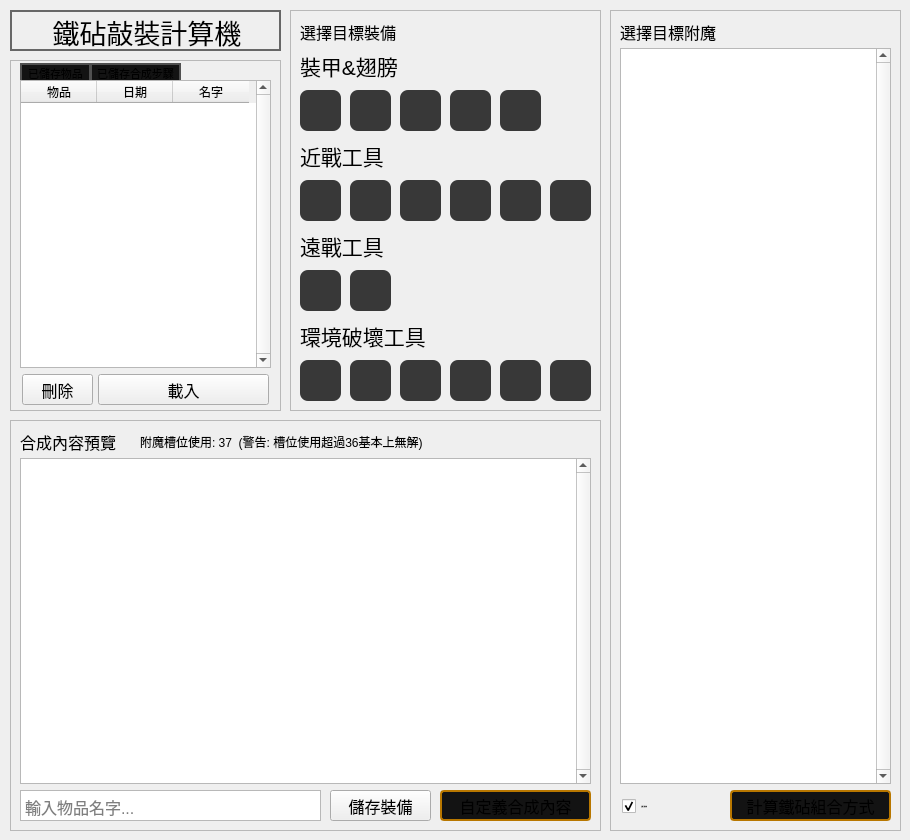
  <widget class="QWidget" name="centralWidget">
   <widget class="QLabel" name="titleLabel">
    <property name="enabled">
     <bool>true</bool>
    </property>
    <property name="geometry">
     <rect>
      <x>10</x>
      <y>10</y>
      <width>271</width>
      <height>41</height>
     </rect>
    </property>
    <property name="styleSheet">
     <string notr="true">QLabel {
    border: 2px solid #676767;
}
QLabel:disabled{
	border: 2px solid #2f2f2f;
	color: #676767;
}</string>
    </property>
    <property name="text">
     <string>&lt;html&gt;&lt;head/&gt;&lt;body&gt;&lt;p align=&quot;center&quot;&gt;&lt;span style=&quot; font-size:20pt;&quot;&gt;鐵砧敲裝計算機&lt;/span&gt;&lt;/p&gt;&lt;/body&gt;&lt;/html&gt;</string>
    </property>
   </widget>
   <widget class="QFrame" name="newEquFrame">
    <property name="enabled">
     <bool>true</bool>
    </property>
    <property name="geometry">
     <rect>
      <x>290</x>
      <y>10</y>
      <width>311</width>
      <height>401</height>
     </rect>
    </property>
    <property name="styleSheet">
     <string notr="true">QPushButton {
    background-color: #383838;
    color: #FFFFFF;
    border-radius: 8px;
	border: 0px solid #505050;
}QPushButton:hover {
	background-color: #767676
}

QPushButton[chosenOne=true]{
    background-color: #51514D;
    color: #FFFFFF;
	border: 2px solid #D87700;
}QPushButton[chosenOne=true]:hover {
	background-color: #AAAAAA;
	border: 2px solid #FFAA00;
}</string>
    </property>
    <property name="frameShape">
     <enum>QFrame::StyledPanel</enum>
    </property>
    <property name="frameShadow">
     <enum>QFrame::Raised</enum>
    </property>
    <widget class="QLabel" name="armorAndWingLabel">
     <property name="geometry">
      <rect>
       <x>10</x>
       <y>40</y>
       <width>111</width>
       <height>31</height>
      </rect>
     </property>
     <property name="text">
      <string>&lt;html&gt;&lt;head/&gt;&lt;body&gt;&lt;p&gt;&lt;span style=&quot; font-size:16pt;&quot;&gt;裝甲&amp;amp;翅膀&lt;/span&gt;&lt;/p&gt;&lt;/body&gt;&lt;/html&gt;</string>
     </property>
    </widget>
    <widget class="QLabel" name="newEquTitleLabel">
     <property name="geometry">
      <rect>
       <x>10</x>
       <y>10</y>
       <width>111</width>
       <height>23</height>
      </rect>
     </property>
     <property name="text">
      <string>&lt;html&gt;&lt;head/&gt;&lt;body&gt;&lt;p&gt;&lt;span style=&quot; font-size:12pt;&quot;&gt;選擇目標裝備&lt;/span&gt;&lt;/p&gt;&lt;/body&gt;&lt;/html&gt;</string>
     </property>
    </widget>
    <widget class="QLabel" name="meleeLabel">
     <property name="geometry">
      <rect>
       <x>10</x>
       <y>130</y>
       <width>95</width>
       <height>31</height>
      </rect>
     </property>
     <property name="text">
      <string>&lt;html&gt;&lt;head/&gt;&lt;body&gt;&lt;p&gt;&lt;span style=&quot; font-size:16pt;&quot;&gt;近戰工具&lt;/span&gt;&lt;/p&gt;&lt;/body&gt;&lt;/html&gt;</string>
     </property>
    </widget>
    <widget class="QLabel" name="rangeLabel">
     <property name="geometry">
      <rect>
       <x>10</x>
       <y>220</y>
       <width>95</width>
       <height>31</height>
      </rect>
     </property>
     <property name="text">
      <string>&lt;html&gt;&lt;head/&gt;&lt;body&gt;&lt;p&gt;&lt;span style=&quot; font-size:16pt;&quot;&gt;遠戰工具&lt;/span&gt;&lt;/p&gt;&lt;/body&gt;&lt;/html&gt;</string>
     </property>
    </widget>
    <widget class="QLabel" name="miningToolLabel">
     <property name="geometry">
      <rect>
       <x>10</x>
       <y>310</y>
       <width>136</width>
       <height>31</height>
      </rect>
     </property>
     <property name="text">
      <string>&lt;html&gt;&lt;head/&gt;&lt;body&gt;&lt;p&gt;&lt;span style=&quot; font-size:16pt;&quot;&gt;環境破壞工具&lt;/span&gt;&lt;/p&gt;&lt;/body&gt;&lt;/html&gt;</string>
     </property>
    </widget>
    <widget class="QPushButton" name="hatB">
     <property name="geometry">
      <rect>
       <x>10</x>
       <y>80</y>
       <width>41</width>
       <height>41</height>
      </rect>
     </property>
     <property name="focusPolicy">
      <enum>Qt::NoFocus</enum>
     </property>
     <property name="toolTip">
      <string>帽子給我好嗎?</string>
     </property>
     <property name="toolTipDuration">
      <number>-1</number>
     </property>
     <property name="text">
      <string/>
     </property>
     <property name="icon">
      <iconset resource="../hmmm.qrc">
       <normaloff>:/armors/icons/helmet.webp</normaloff>:/armors/icons/helmet.webp</iconset>
     </property>
     <property name="iconSize">
      <size>
       <width>32</width>
       <height>32</height>
      </size>
     </property>
     <property name="chosenOne" stdset="0">
      <bool>false</bool>
     </property>
    </widget>
    <widget class="QPushButton" name="clothB">
     <property name="geometry">
      <rect>
       <x>60</x>
       <y>80</y>
       <width>41</width>
       <height>41</height>
      </rect>
     </property>
     <property name="focusPolicy">
      <enum>Qt::NoFocus</enum>
     </property>
     <property name="toolTip">
      <string>甲(甲)</string>
     </property>
     <property name="text">
      <string/>
     </property>
     <property name="icon">
      <iconset resource="../hmmm.qrc">
       <normaloff>:/armors/icons/chestplate.png</normaloff>:/armors/icons/chestplate.png</iconset>
     </property>
     <property name="iconSize">
      <size>
       <width>32</width>
       <height>32</height>
      </size>
     </property>
     <property name="chosenOne" stdset="0">
      <bool>false</bool>
     </property>
    </widget>
    <widget class="QPushButton" name="pantsB">
     <property name="geometry">
      <rect>
       <x>110</x>
       <y>80</y>
       <width>41</width>
       <height>41</height>
      </rect>
     </property>
     <property name="focusPolicy">
      <enum>Qt::NoFocus</enum>
     </property>
     <property name="toolTip">
      <string>太褲了!</string>
     </property>
     <property name="text">
      <string/>
     </property>
     <property name="icon">
      <iconset resource="../hmmm.qrc">
       <normaloff>:/armors/icons/leggings.webp</normaloff>:/armors/icons/leggings.webp</iconset>
     </property>
     <property name="iconSize">
      <size>
       <width>32</width>
       <height>32</height>
      </size>
     </property>
     <property name="chosenOne" stdset="0">
      <bool>false</bool>
     </property>
    </widget>
    <widget class="QPushButton" name="shoesB">
     <property name="geometry">
      <rect>
       <x>160</x>
       <y>80</y>
       <width>41</width>
       <height>41</height>
      </rect>
     </property>
     <property name="focusPolicy">
      <enum>Qt::NoFocus</enum>
     </property>
     <property name="toolTip">
      <string>這啥鞋門玩意</string>
     </property>
     <property name="text">
      <string/>
     </property>
     <property name="icon">
      <iconset resource="../hmmm.qrc">
       <normaloff>:/armors/icons/boots.webp</normaloff>:/armors/icons/boots.webp</iconset>
     </property>
     <property name="iconSize">
      <size>
       <width>32</width>
       <height>32</height>
      </size>
     </property>
     <property name="chosenOne" stdset="0">
      <bool>false</bool>
     </property>
    </widget>
    <widget class="QPushButton" name="wingB">
     <property name="geometry">
      <rect>
       <x>210</x>
       <y>80</y>
       <width>41</width>
       <height>41</height>
      </rect>
     </property>
     <property name="focusPolicy">
      <enum>Qt::NoFocus</enum>
     </property>
     <property name="toolTip">
      <string>看起來像蟑螂翅膀...</string>
     </property>
     <property name="text">
      <string/>
     </property>
     <property name="icon">
      <iconset resource="../hmmm.qrc">
       <normaloff>:/armors/icons/elytra.png</normaloff>:/armors/icons/elytra.png</iconset>
     </property>
     <property name="iconSize">
      <size>
       <width>32</width>
       <height>32</height>
      </size>
     </property>
     <property name="chosenOne" stdset="0">
      <bool>false</bool>
     </property>
    </widget>
    <widget class="QPushButton" name="maceB">
     <property name="geometry">
      <rect>
       <x>160</x>
       <y>170</y>
       <width>41</width>
       <height>41</height>
      </rect>
     </property>
     <property name="focusPolicy">
      <enum>Qt::NoFocus</enum>
     </property>
     <property name="toolTip">
      <string>湯格斯特塊在棍子上!</string>
     </property>
     <property name="text">
      <string/>
     </property>
     <property name="icon">
      <iconset resource="../hmmm.qrc">
       <normaloff>:/melee/icons/mace.webp</normaloff>:/melee/icons/mace.webp</iconset>
     </property>
     <property name="iconSize">
      <size>
       <width>32</width>
       <height>32</height>
      </size>
     </property>
     <property name="chosenOne" stdset="0">
      <bool>false</bool>
     </property>
    </widget>
    <widget class="QPushButton" name="tridentB">
     <property name="geometry">
      <rect>
       <x>210</x>
       <y>170</y>
       <width>41</width>
       <height>41</height>
      </rect>
     </property>
     <property name="focusPolicy">
      <enum>Qt::NoFocus</enum>
     </property>
     <property name="toolTip">
      <string>這麼大的叉子是要用來吃什麼...</string>
     </property>
     <property name="text">
      <string/>
     </property>
     <property name="icon">
      <iconset resource="../hmmm.qrc">
       <normaloff>:/melee/icons/trident.webp</normaloff>:/melee/icons/trident.webp</iconset>
     </property>
     <property name="iconSize">
      <size>
       <width>32</width>
       <height>32</height>
      </size>
     </property>
     <property name="chosenOne" stdset="0">
      <bool>false</bool>
     </property>
    </widget>
    <widget class="QPushButton" name="swordB">
     <property name="geometry">
      <rect>
       <x>10</x>
       <y>170</y>
       <width>41</width>
       <height>41</height>
      </rect>
     </property>
     <property name="focusPolicy">
      <enum>Qt::NoFocus</enum>
     </property>
     <property name="toolTip">
      <string>近戰用的ㄇ 好像是</string>
     </property>
     <property name="text">
      <string/>
     </property>
     <property name="icon">
      <iconset resource="../hmmm.qrc">
       <normaloff>:/melee/icons/sword.png</normaloff>:/melee/icons/sword.png</iconset>
     </property>
     <property name="iconSize">
      <size>
       <width>32</width>
       <height>32</height>
      </size>
     </property>
     <property name="chosenOne" stdset="0">
      <bool>false</bool>
     </property>
    </widget>
    <widget class="QPushButton" name="shieldB">
     <property name="geometry">
      <rect>
       <x>260</x>
       <y>170</y>
       <width>41</width>
       <height>41</height>
      </rect>
     </property>
     <property name="focusPolicy">
      <enum>Qt::NoFocus</enum>
     </property>
     <property name="toolTip">
      <string>不支援盾擊, 差評</string>
     </property>
     <property name="text">
      <string/>
     </property>
     <property name="icon">
      <iconset resource="../hmmm.qrc">
       <normaloff>:/melee/icons/shield.webp</normaloff>:/melee/icons/shield.webp</iconset>
     </property>
     <property name="iconSize">
      <size>
       <width>32</width>
       <height>32</height>
      </size>
     </property>
     <property name="chosenOne" stdset="0">
      <bool>false</bool>
     </property>
    </widget>
    <widget class="QPushButton" name="spearB">
     <property name="geometry">
      <rect>
       <x>110</x>
       <y>170</y>
       <width>41</width>
       <height>41</height>
      </rect>
     </property>
     <property name="focusPolicy">
      <enum>Qt::NoFocus</enum>
     </property>
     <property name="toolTip">
      <string>拿棍子戳人可能不是太新盈的主意...</string>
     </property>
     <property name="styleSheet">
      <string notr="true"/>
     </property>
     <property name="text">
      <string/>
     </property>
     <property name="icon">
      <iconset resource="../hmmm.qrc">
       <normaloff>:/melee/icons/spear.webp</normaloff>:/melee/icons/spear.webp</iconset>
     </property>
     <property name="iconSize">
      <size>
       <width>32</width>
       <height>32</height>
      </size>
     </property>
     <property name="chosenOne" stdset="0">
      <bool>false</bool>
     </property>
    </widget>
    <widget class="QPushButton" name="axeB1">
     <property name="geometry">
      <rect>
       <x>60</x>
       <y>170</y>
       <width>41</width>
       <height>41</height>
      </rect>
     </property>
     <property name="focusPolicy">
      <enum>Qt::NoFocus</enum>
     </property>
     <property name="toolTip">
      <string>俗話說: 人就和樹一樣</string>
     </property>
     <property name="text">
      <string/>
     </property>
     <property name="icon">
      <iconset resource="../hmmm.qrc">
       <normaloff>:/melee/icons/axe.png</normaloff>:/melee/icons/axe.png</iconset>
     </property>
     <property name="iconSize">
      <size>
       <width>32</width>
       <height>32</height>
      </size>
     </property>
     <property name="chosenOne" stdset="0">
      <bool>false</bool>
     </property>
    </widget>
    <widget class="QPushButton" name="crossbowB">
     <property name="geometry">
      <rect>
       <x>10</x>
       <y>260</y>
       <width>41</width>
       <height>41</height>
      </rect>
     </property>
     <property name="focusPolicy">
      <enum>Qt::NoFocus</enum>
     </property>
     <property name="toolTip">
      <string>十字弓 &gt;&gt;&gt;&gt; 弓(No bias)</string>
     </property>
     <property name="text">
      <string/>
     </property>
     <property name="icon">
      <iconset resource="../hmmm.qrc">
       <normaloff>:/range/icons/crossbow.webp</normaloff>:/range/icons/crossbow.webp</iconset>
     </property>
     <property name="iconSize">
      <size>
       <width>32</width>
       <height>32</height>
      </size>
     </property>
     <property name="chosenOne" stdset="0">
      <bool>false</bool>
     </property>
    </widget>
    <widget class="QPushButton" name="bowB">
     <property name="geometry">
      <rect>
       <x>60</x>
       <y>260</y>
       <width>41</width>
       <height>41</height>
      </rect>
     </property>
     <property name="focusPolicy">
      <enum>Qt::NoFocus</enum>
     </property>
     <property name="toolTip">
      <string>弓 &lt;&lt;&lt;&lt; 十字弓(No bias, really)</string>
     </property>
     <property name="text">
      <string/>
     </property>
     <property name="icon">
      <iconset resource="../hmmm.qrc">
       <normaloff>:/range/icons/bow.png</normaloff>:/range/icons/bow.png</iconset>
     </property>
     <property name="iconSize">
      <size>
       <width>32</width>
       <height>32</height>
      </size>
     </property>
     <property name="chosenOne" stdset="0">
      <bool>false</bool>
     </property>
    </widget>
    <widget class="QPushButton" name="hoeB">
     <property name="geometry">
      <rect>
       <x>160</x>
       <y>350</y>
       <width>41</width>
       <height>41</height>
      </rect>
     </property>
     <property name="focusPolicy">
      <enum>Qt::NoFocus</enum>
     </property>
     <property name="toolTip">
      <string>Your mom</string>
     </property>
     <property name="text">
      <string/>
     </property>
     <property name="icon">
      <iconset resource="../hmmm.qrc">
       <normaloff>:/tools/icons/hoe.png</normaloff>:/tools/icons/hoe.png</iconset>
     </property>
     <property name="iconSize">
      <size>
       <width>32</width>
       <height>32</height>
      </size>
     </property>
     <property name="chosenOne" stdset="0">
      <bool>false</bool>
     </property>
    </widget>
    <widget class="QPushButton" name="shearsB">
     <property name="geometry">
      <rect>
       <x>210</x>
       <y>350</y>
       <width>41</width>
       <height>41</height>
      </rect>
     </property>
     <property name="focusPolicy">
      <enum>Qt::NoFocus</enum>
     </property>
     <property name="toolTip">
      <string>(訊息內容經律師建議已消除)</string>
     </property>
     <property name="text">
      <string/>
     </property>
     <property name="icon">
      <iconset resource="../hmmm.qrc">
       <normaloff>:/tools/icons/shear.png</normaloff>:/tools/icons/shear.png</iconset>
     </property>
     <property name="iconSize">
      <size>
       <width>32</width>
       <height>32</height>
      </size>
     </property>
     <property name="chosenOne" stdset="0">
      <bool>false</bool>
     </property>
    </widget>
    <widget class="QPushButton" name="pickaxeB">
     <property name="geometry">
      <rect>
       <x>10</x>
       <y>350</y>
       <width>41</width>
       <height>41</height>
      </rect>
     </property>
     <property name="focusPolicy">
      <enum>Qt::NoFocus</enum>
     </property>
     <property name="toolTip">
      <string>雙頭鋤頭</string>
     </property>
     <property name="text">
      <string/>
     </property>
     <property name="icon">
      <iconset resource="../hmmm.qrc">
       <normaloff>:/tools/icons/pickaxe.png</normaloff>:/tools/icons/pickaxe.png</iconset>
     </property>
     <property name="iconSize">
      <size>
       <width>32</width>
       <height>32</height>
      </size>
     </property>
     <property name="chosenOne" stdset="0">
      <bool>false</bool>
     </property>
    </widget>
    <widget class="QPushButton" name="flientSteelB">
     <property name="geometry">
      <rect>
       <x>260</x>
       <y>350</y>
       <width>41</width>
       <height>41</height>
      </rect>
     </property>
     <property name="focusPolicy">
      <enum>Qt::NoFocus</enum>
     </property>
     <property name="toolTip">
      <string>其實這個也代表了刷子之類的(雜項類工具)</string>
     </property>
     <property name="text">
      <string/>
     </property>
     <property name="icon">
      <iconset resource="../hmmm.qrc">
       <normaloff>:/tools/icons/F&amp;C.webp</normaloff>:/tools/icons/F&amp;C.webp</iconset>
     </property>
     <property name="iconSize">
      <size>
       <width>32</width>
       <height>32</height>
      </size>
     </property>
     <property name="chosenOne" stdset="0">
      <bool>false</bool>
     </property>
    </widget>
    <widget class="QPushButton" name="shovelB">
     <property name="geometry">
      <rect>
       <x>110</x>
       <y>350</y>
       <width>41</width>
       <height>41</height>
      </rect>
     </property>
     <property name="focusPolicy">
      <enum>Qt::NoFocus</enum>
     </property>
     <property name="toolTip">
      <string>大湯匙應該配樓上的大叉子</string>
     </property>
     <property name="text">
      <string/>
     </property>
     <property name="icon">
      <iconset resource="../hmmm.qrc">
       <normaloff>:/tools/icons/shovel.webp</normaloff>:/tools/icons/shovel.webp</iconset>
     </property>
     <property name="iconSize">
      <size>
       <width>32</width>
       <height>32</height>
      </size>
     </property>
     <property name="chosenOne" stdset="0">
      <bool>false</bool>
     </property>
    </widget>
    <widget class="QPushButton" name="axeB2">
     <property name="geometry">
      <rect>
       <x>60</x>
       <y>350</y>
       <width>41</width>
       <height>41</height>
      </rect>
     </property>
     <property name="focusPolicy">
      <enum>Qt::NoFocus</enum>
     </property>
     <property name="toolTip">
      <string>前人種樹...</string>
     </property>
     <property name="text">
      <string/>
     </property>
     <property name="icon">
      <iconset resource="../hmmm.qrc">
       <normaloff>:/tools/icons/axe.png</normaloff>:/tools/icons/axe.png</iconset>
     </property>
     <property name="iconSize">
      <size>
       <width>32</width>
       <height>32</height>
      </size>
     </property>
     <property name="chosenOne" stdset="0">
      <bool>false</bool>
     </property>
    </widget>
   </widget>
   <widget class="QFrame" name="saveFrame">
    <property name="geometry">
     <rect>
      <x>10</x>
      <y>60</y>
      <width>271</width>
      <height>351</height>
     </rect>
    </property>
    <property name="styleSheet">
     <string notr="true"/>
    </property>
    <property name="frameShape">
     <enum>QFrame::StyledPanel</enum>
    </property>
    <property name="frameShadow">
     <enum>QFrame::Raised</enum>
    </property>
    <widget class="QPushButton" name="savedItemButton">
     <property name="geometry">
      <rect>
       <x>10</x>
       <y>3</y>
       <width>71</width>
       <height>20</height>
      </rect>
     </property>
     <property name="font">
      <font>
       <pointsize>8</pointsize>
      </font>
     </property>
     <property name="focusPolicy">
      <enum>Qt::NoFocus</enum>
     </property>
     <property name="styleSheet">
      <string notr="true">QPushButton{
	background-color: #131313;
	border-radius:0px;
	border: 2px solid #505050;
}
QPushButton:hover {
	background-color: #676767;
	border: 2px solid #878787;
}</string>
     </property>
     <property name="text">
      <string>已儲存物品</string>
     </property>
    </widget>
    <widget class="QPushButton" name="savedInstructionButton">
     <property name="geometry">
      <rect>
       <x>80</x>
       <y>3</y>
       <width>91</width>
       <height>20</height>
      </rect>
     </property>
     <property name="font">
      <font>
       <pointsize>8</pointsize>
      </font>
     </property>
     <property name="focusPolicy">
      <enum>Qt::NoFocus</enum>
     </property>
     <property name="styleSheet">
      <string notr="true">QPushButton{
	background-color: #131313;
	border-radius:0px;
	border: 2px solid #505050;
}
QPushButton:hover {
	background-color: #676767;
	border: 2px solid #878787;
}</string>
     </property>
     <property name="text">
      <string>已儲存合成步驟</string>
     </property>
    </widget>
    <widget class="QPushButton" name="saveDeleteButton">
     <property name="geometry">
      <rect>
       <x>12</x>
       <y>314</y>
       <width>71</width>
       <height>31</height>
      </rect>
     </property>
     <property name="font">
      <font>
       <pointsize>12</pointsize>
      </font>
     </property>
     <property name="focusPolicy">
      <enum>Qt::NoFocus</enum>
     </property>
     <property name="styleSheet">
      <string/>
     </property>
     <property name="text">
      <string>刪除</string>
     </property>
    </widget>
    <widget class="QTableWidget" name="saveTable">
     <property name="geometry">
      <rect>
       <x>10</x>
       <y>20</y>
       <width>251</width>
       <height>288</height>
      </rect>
     </property>
     <property name="styleSheet">
      <string notr="true"/>
     </property>
     <property name="verticalScrollBarPolicy">
      <enum>Qt::ScrollBarAlwaysOn</enum>
     </property>
     <property name="horizontalScrollBarPolicy">
      <enum>Qt::ScrollBarAlwaysOff</enum>
     </property>
     <property name="editTriggers">
      <set>QAbstractItemView::NoEditTriggers</set>
     </property>
     <property name="showDropIndicator" stdset="0">
      <bool>false</bool>
     </property>
     <property name="dragEnabled">
      <bool>true</bool>
     </property>
     <property name="dragDropOverwriteMode">
      <bool>false</bool>
     </property>
     <property name="alternatingRowColors">
      <bool>true</bool>
     </property>
     <property name="selectionMode">
      <enum>QAbstractItemView::SingleSelection</enum>
     </property>
     <property name="selectionBehavior">
      <enum>QAbstractItemView::SelectRows</enum>
     </property>
     <property name="rowCount">
      <number>0</number>
     </property>
     <attribute name="horizontalHeaderVisible">
      <bool>true</bool>
     </attribute>
     <attribute name="horizontalHeaderCascadingSectionResizes">
      <bool>false</bool>
     </attribute>
     <attribute name="horizontalHeaderDefaultSectionSize">
      <number>76</number>
     </attribute>
     <attribute name="verticalHeaderVisible">
      <bool>false</bool>
     </attribute>
     <column>
      <property name="text">
       <string>物品</string>
      </property>
     </column>
     <column>
      <property name="text">
       <string>日期</string>
      </property>
     </column>
     <column>
      <property name="text">
       <string>名字</string>
      </property>
     </column>
    </widget>
    <widget class="QPushButton" name="saveLoadButton">
     <property name="geometry">
      <rect>
       <x>88</x>
       <y>314</y>
       <width>171</width>
       <height>31</height>
      </rect>
     </property>
     <property name="font">
      <font>
       <pointsize>12</pointsize>
      </font>
     </property>
     <property name="focusPolicy">
      <enum>Qt::NoFocus</enum>
     </property>
     <property name="styleSheet">
      <string/>
     </property>
     <property name="text">
      <string>載入</string>
     </property>
    </widget>
   </widget>
   <widget class="QFrame" name="enchSelFrame">
    <property name="enabled">
     <bool>true</bool>
    </property>
    <property name="geometry">
     <rect>
      <x>610</x>
      <y>10</y>
      <width>291</width>
      <height>821</height>
     </rect>
    </property>
    <property name="styleSheet">
     <string notr="true"/>
    </property>
    <property name="frameShape">
     <enum>QFrame::StyledPanel</enum>
    </property>
    <property name="frameShadow">
     <enum>QFrame::Raised</enum>
    </property>
    <widget class="QLabel" name="enchSelTitleLabel">
     <property name="enabled">
      <bool>true</bool>
     </property>
     <property name="geometry">
      <rect>
       <x>10</x>
       <y>10</y>
       <width>111</width>
       <height>23</height>
      </rect>
     </property>
     <property name="text">
      <string>&lt;html&gt;&lt;head/&gt;&lt;body&gt;&lt;p&gt;&lt;span style=&quot; font-size:12pt;&quot;&gt;選擇目標附魔&lt;/span&gt;&lt;/p&gt;&lt;/body&gt;&lt;/html&gt;</string>
     </property>
    </widget>
    <widget class="QTableView" name="enchTable">
     <property name="geometry">
      <rect>
       <x>10</x>
       <y>38</y>
       <width>271</width>
       <height>736</height>
      </rect>
     </property>
     <property name="font">
      <font>
       <family>Noto Serif</family>
       <pointsize>12</pointsize>
       <weight>50</weight>
       <italic>false</italic>
       <bold>false</bold>
      </font>
     </property>
     <property name="focusPolicy">
      <enum>Qt::NoFocus</enum>
     </property>
     <property name="styleSheet">
      <string notr="true">QTableView{
	font: 12pt &quot;Noto Serif&quot;;
}QTableView::item{
	padding: 2px 0px 1px 0px;
}</string>
     </property>
     <property name="verticalScrollBarPolicy">
      <enum>Qt::ScrollBarAlwaysOn</enum>
     </property>
     <property name="horizontalScrollBarPolicy">
      <enum>Qt::ScrollBarAlwaysOff</enum>
     </property>
     <property name="editTriggers">
      <set>QAbstractItemView::NoEditTriggers</set>
     </property>
     <property name="tabKeyNavigation">
      <bool>false</bool>
     </property>
     <property name="showDropIndicator" stdset="0">
      <bool>false</bool>
     </property>
     <property name="dragEnabled">
      <bool>false</bool>
     </property>
     <property name="dragDropOverwriteMode">
      <bool>false</bool>
     </property>
     <property name="alternatingRowColors">
      <bool>false</bool>
     </property>
     <property name="selectionMode">
      <enum>QAbstractItemView::NoSelection</enum>
     </property>
     <property name="gridStyle">
      <enum>Qt::SolidLine</enum>
     </property>
     <attribute name="verticalHeaderVisible">
      <bool>false</bool>
     </attribute>
    </widget>
    <widget class="QPushButton" name="theOneTheOriTHEONETHEORITOTOtotoTOTALtoto">
     <property name="geometry">
      <rect>
       <x>120</x>
       <y>780</y>
       <width>161</width>
       <height>31</height>
      </rect>
     </property>
     <property name="font">
      <font>
       <pointsize>12</pointsize>
      </font>
     </property>
     <property name="focusPolicy">
      <enum>Qt::NoFocus</enum>
     </property>
     <property name="styleSheet">
      <string notr="true">QPushButton{
	background-color: #131313;
	border-radius:4px;
	border: 2px solid #b87700;
}
QPushButton:hover {
	background-color: #565656;
	border: 2px solid #c89723;
}
QPushButton:disabled{
	border: 2px solid #2f2f2f;
	color: #333333;
}</string>
     </property>
     <property name="text">
      <string>計算鐵砧組合方式</string>
     </property>
    </widget>
    <widget class="QCheckBox" name="enchSelHighlightCheckBox">
     <property name="enabled">
      <bool>true</bool>
     </property>
     <property name="geometry">
      <rect>
       <x>12</x>
       <y>786</y>
       <width>101</width>
       <height>21</height>
      </rect>
     </property>
     <property name="font">
      <font>
       <pointsize>-1</pointsize>
      </font>
     </property>
     <property name="focusPolicy">
      <enum>Qt::NoFocus</enum>
     </property>
     <property name="styleSheet">
      <string notr="true"/>
     </property>
     <property name="text">
      <string>凸顯已選附魔</string>
     </property>
     <property name="checked">
      <bool>true</bool>
     </property>
    </widget>
   </widget>
   <widget class="QFrame" name="pendingBookFram">
    <property name="enabled">
     <bool>true</bool>
    </property>
    <property name="geometry">
     <rect>
      <x>10</x>
      <y>420</y>
      <width>591</width>
      <height>411</height>
     </rect>
    </property>
    <property name="styleSheet">
     <string notr="true"/>
    </property>
    <property name="frameShape">
     <enum>QFrame::StyledPanel</enum>
    </property>
    <property name="frameShadow">
     <enum>QFrame::Raised</enum>
    </property>
    <widget class="QLabel" name="pendingBookTitleLabel">
     <property name="geometry">
      <rect>
       <x>10</x>
       <y>10</y>
       <width>111</width>
       <height>23</height>
      </rect>
     </property>
     <property name="text">
      <string>&lt;html&gt;&lt;head/&gt;&lt;body&gt;&lt;p&gt;&lt;span style=&quot; font-size:12pt;&quot;&gt;合成內容預覽&lt;/span&gt;&lt;/p&gt;&lt;/body&gt;&lt;/html&gt;</string>
     </property>
    </widget>
    <widget class="QTableView" name="pendingBookTable">
     <property name="geometry">
      <rect>
       <x>10</x>
       <y>38</y>
       <width>571</width>
       <height>326</height>
      </rect>
     </property>
     <property name="focusPolicy">
      <enum>Qt::NoFocus</enum>
     </property>
     <property name="styleSheet">
      <string notr="true"/>
     </property>
     <property name="verticalScrollBarPolicy">
      <enum>Qt::ScrollBarAlwaysOn</enum>
     </property>
     <property name="horizontalScrollBarPolicy">
      <enum>Qt::ScrollBarAlwaysOff</enum>
     </property>
     <property name="editTriggers">
      <set>QAbstractItemView::NoEditTriggers</set>
     </property>
     <property name="tabKeyNavigation">
      <bool>false</bool>
     </property>
     <property name="showDropIndicator" stdset="0">
      <bool>false</bool>
     </property>
     <property name="dragEnabled">
      <bool>false</bool>
     </property>
     <property name="dragDropOverwriteMode">
      <bool>false</bool>
     </property>
     <property name="alternatingRowColors">
      <bool>true</bool>
     </property>
     <property name="selectionMode">
      <enum>QAbstractItemView::NoSelection</enum>
     </property>
     <property name="selectionBehavior">
      <enum>QAbstractItemView::SelectRows</enum>
     </property>
     <attribute name="horizontalHeaderDefaultSectionSize">
      <number>183</number>
     </attribute>
     <attribute name="horizontalHeaderHighlightSections">
      <bool>false</bool>
     </attribute>
     <attribute name="horizontalHeaderMinimumSectionSize">
      <number>0</number>
     </attribute>
     <attribute name="verticalHeaderVisible">
      <bool>false</bool>
     </attribute>
     <attribute name="verticalHeaderDefaultSectionSize">
      <number>0</number>
     </attribute>
     <attribute name="verticalHeaderMinimumSectionSize">
      <number>0</number>
     </attribute>
    </widget>
    <widget class="QPushButton" name="pendingBookCustomItemButton">
     <property name="geometry">
      <rect>
       <x>430</x>
       <y>370</y>
       <width>151</width>
       <height>31</height>
      </rect>
     </property>
     <property name="font">
      <font>
       <pointsize>12</pointsize>
      </font>
     </property>
     <property name="focusPolicy">
      <enum>Qt::NoFocus</enum>
     </property>
     <property name="styleSheet">
      <string notr="true">QPushButton{
	background-color: #131313;
	border-radius:4px;
	border: 2px solid #b87700;
}
QPushButton:hover {
	background-color: #565656;
	border: 2px solid #c89723;
}
QPushButton:disabled{
	border: 2px solid #2f2f2f;
	color: #333333;
}</string>
     </property>
     <property name="text">
      <string>自定義合成內容</string>
     </property>
    </widget>
    <widget class="QPushButton" name="saveButton">
     <property name="geometry">
      <rect>
       <x>320</x>
       <y>370</y>
       <width>101</width>
       <height>31</height>
      </rect>
     </property>
     <property name="font">
      <font>
       <pointsize>12</pointsize>
      </font>
     </property>
     <property name="focusPolicy">
      <enum>Qt::NoFocus</enum>
     </property>
     <property name="styleSheet">
      <string notr="true"/>
     </property>
     <property name="text">
      <string>儲存裝備</string>
     </property>
    </widget>
    <widget class="QPlainTextEdit" name="saveNameInputBox">
     <property name="geometry">
      <rect>
       <x>10</x>
       <y>370</y>
       <width>301</width>
       <height>31</height>
      </rect>
     </property>
     <property name="font">
      <font>
       <family>Segoe UI</family>
       <pointsize>12</pointsize>
      </font>
     </property>
     <property name="styleSheet">
      <string notr="true"/>
     </property>
     <property name="verticalScrollBarPolicy">
      <enum>Qt::ScrollBarAlwaysOff</enum>
     </property>
     <property name="horizontalScrollBarPolicy">
      <enum>Qt::ScrollBarAlwaysOff</enum>
     </property>
     <property name="lineWrapMode">
      <enum>QPlainTextEdit::NoWrap</enum>
     </property>
     <property name="placeholderText">
      <string>輸入物品名字...</string>
     </property>
    </widget>
    <widget class="QLabel" name="pendingBookSlotDisplayLabel">
     <property name="geometry">
      <rect>
       <x>130</x>
       <y>11</y>
       <width>451</width>
       <height>21</height>
      </rect>
     </property>
     <property name="font">
      <font>
       <pointsize>9</pointsize>
      </font>
     </property>
     <property name="styleSheet">
      <string notr="true">QLabel{
	color: #FF0000;
	border-radius:0px;
	border: 0px solid #b87700;
}Label</string>
     </property>
     <property name="text">
      <string>附魔槽位使用: 37  (警告: 槽位使用超過36基本上無解)</string>
     </property>
    </widget>
   </widget>
  </widget>
